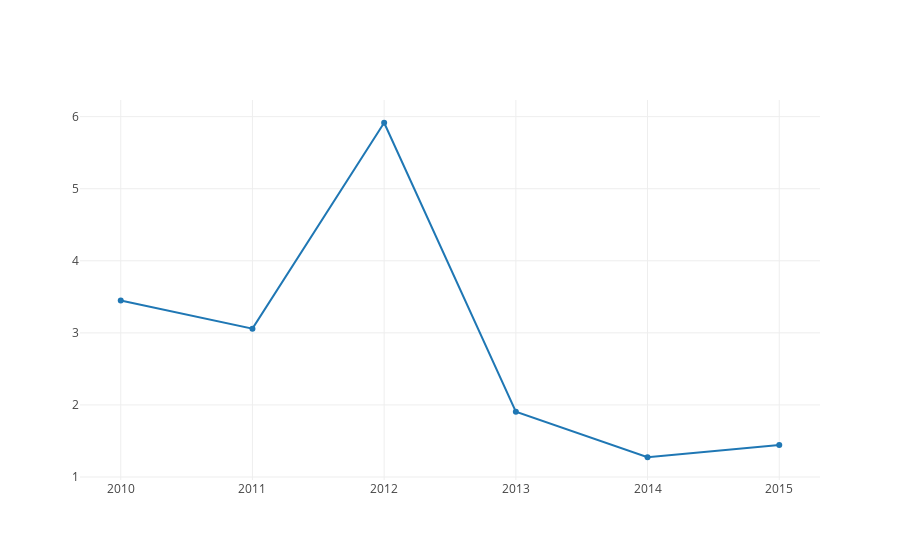

Write notebook code for a chart like this one.
### Code cell
list_per = m_console_per.values.tolist()
year = [2010, 2011, 2012, 2013, 2014, 2015]

graph_data = [go.Scatter(x = year,y = list_per[1], name = '휴대형게임기 소유 비중')]

py.iplot(graph_data)

### Figure 1 — Plotly figure (JSON) as saved in the notebook; plotly's stock layout.template omitted (floating-point values rounded to 4 significant figures)
{"data": [{"name": "휴대형게임기 소유 비중", "type": "scatter", "x": [2010, 2011, 2012, 2013, 2014, 2015], "y": [3.448, 3.059, 5.915, 1.907, 1.274, 1.443]}], "layout": {}}
